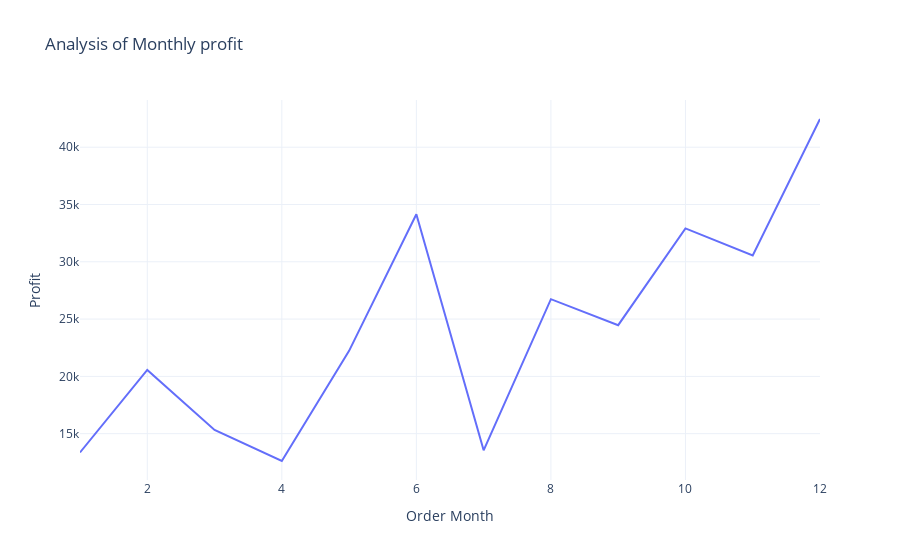

Notebook code for this chart:
### Code cell
Sale_of_monthly_profit=data.groupby('Order Month')['Profit'].sum().reset_index()
fig=px.line(Sale_of_monthly_profit,x='Order Month',y='Profit',title="Analysis of Monthly profit")
fig.show()

### Figure 1 — Plotly figure (JSON) as saved in the notebook; plotly's stock layout.template omitted (floating-point values rounded to 4 significant figures)
{"data": [{"hovertemplate": "Order Month=%{x}<br>Profit=%{y}<extra></extra>", "legendgroup": "", "line": {"color": "#636efa", "dash": "solid"}, "marker": {"symbol": "circle"}, "mode": "lines", "name": "", "orientation": "v", "showlegend": false, "type": "scatter", "x": [1, 2, 3, 4, 5, 6, 7, 8, 9, 10, 11, 12], "xaxis": "x", "y": [13360.0, 20560.0, 15320.0, 12620.0, 22230.0, 34150.0, 13550.0, 26740.0, 24470.0, 32920.0, 30560.0, 42460.0], "yaxis": "y"}], "layout": {"autosize": true, "legend": {"tracegroupgap": 0}, "title": {"text": "Analysis of Monthly profit"}, "xaxis": {"anchor": "y", "autorange": true, "domain": [0, 1], "range": [1, 12], "title": {"text": "Order Month"}, "type": "linear"}, "yaxis": {"anchor": "x", "autorange": true, "domain": [0, 1], "range": [10960.0, 44120.0], "title": {"text": "Profit"}, "type": "linear"}}}
